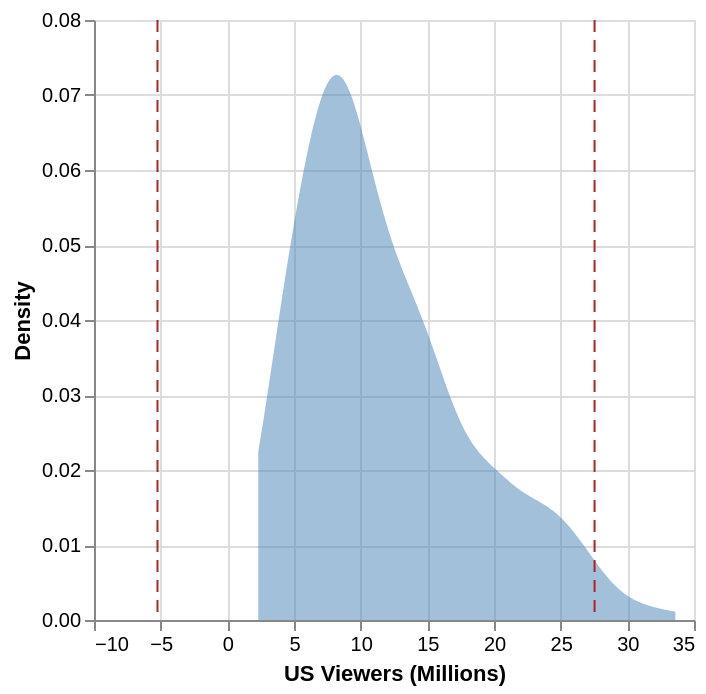

Here is the notebook cell this chart was saved with:
### Code cell
# density plot for viewers in all seasons with lines indifcating lower and upper bounds for outliers
chart = alt.Chart(df).transform_density(
    "us_viewers_in_millions",
    as_=["us_viewers_in_millions", "density"]
).mark_area(opacity=0.5, color="steelblue").encode(
    x=alt.X("us_viewers_in_millions:Q", title="US Viewers (Millions)"),
    y=alt.Y("density:Q", title="Density")
)

bounds = alt.Chart(bounds_df).mark_rule(color="firebrick", strokeDash=[6, 4]).encode(
    x=alt.X("bound:Q"),
    detail="label:N",
    tooltip=["label:N", alt.Tooltip("bound:Q", format=".2f")]
)

(chart + bounds)

### Figure 1 — Vega-Lite specification as saved in the notebook (floating-point values rounded to 4 significant figures; data arrays with more than 128 entries replaced by an {"elided": "..."} marker saying what was removed)
{"config": {"view": {"continuousWidth": 300, "continuousHeight": 300}}, "layer": [{"data": {"name": "data-9edc062a004efa67214457a12f5c221d"}, "mark": {"type": "area", "color": "steelblue", "opacity": 0.5}, "encoding": {"x": {"field": "us_viewers_in_millions", "title": "US Viewers (Millions)", "type": "quantitative"}, "y": {"field": "density", "title": "Density", "type": "quantitative"}}, "transform": [{"density": "us_viewers_in_millions", "as": ["us_viewers_in_millions", "density"]}]}, {"data": {"name": "data-a21eb7a14d68d1631b75f22d06e70cc9"}, "mark": {"type": "rule", "color": "firebrick", "strokeDash": [6, 4]}, "encoding": {"detail": {"field": "label", "type": "nominal"}, "tooltip": [{"field": "label", "type": "nominal"}, {"field": "bound", "format": ".2f", "type": "quantitative"}], "x": {"field": "bound", "type": "quantitative"}}}], "$schema": "https://vega.github.io/schema/vega-lite/v5.20.1.json", "datasets": {"data-9edc062a004efa67214457a12f5c221d": {"elided": "600 records"}, "data-a21eb7a14d68d1631b75f22d06e70cc9": [{"bound": -5.238, "label": "Lower bound"}, {"bound": 27.54, "label": "Upper bound"}]}}
